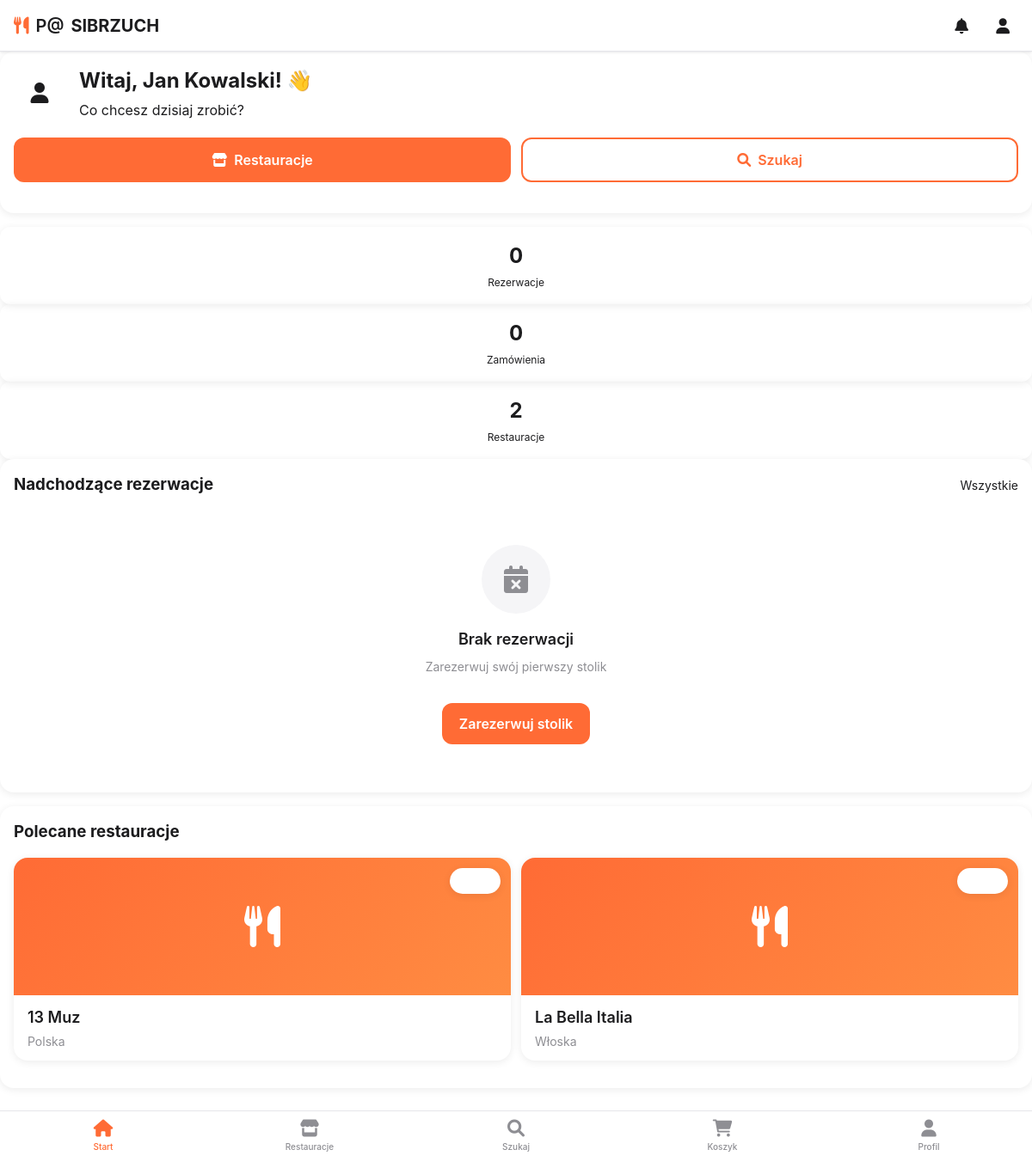
The app's page /client/dashboard (signed in) with its own data.
### models.py (models this page shows, shortened)
class Restaurant(db.Model):
    __tablename__ = 'restaurants'
    id = db.Column(db.Integer, primary_key=True)
    name = db.Column(db.String(100), nullable=False)
    address = db.Column(db.String(200))
    cuisine = db.Column(db.String(100))
    rating = db.Column(db.Float)
    delivery = db.Column(db.Boolean, default=False)
    reservation = db.Column(db.Boolean, default=True)
    opening_hours = db.Column(db.String(50))
    delivery_time = db.Column(db.String(50))

### app.py (the view)
@app.route('/client/dashboard')
@login_required
def client_dashboard():
    if session.get('role') != 'client':
        flash('Brak dostępu', 'danger')
        return redirect(url_for('login'))
    restaurants = Restaurant.query.all()
    return render_template(
        'client/dashboard_mobile.html',
        user_name=session['user_name'],
        restaurants=restaurants,
        reservations=[],
        orders=[]
    )

### app.py (called while the page is built)
@app.context_processor
def inject_now():
    return {'now': datetime.now()}

def login_required(f):
    @wraps(f)
    def decorated_function(*args, **kwargs):
        if 'user_id' not in session:
            flash('Proszę się zalogować', 'warning')
            return redirect(url_for('login'))
        return f(*args, **kwargs)
    return decorated_function

### templates/client/dashboard_mobile.html (shortened to what this page needs)
{% extends "mobile_layout.html" %}
{% block content %}
<div class="card">
    <div class="user-welcome">
        <div class="user-avatar">
            <i class="fas fa-user"></i>
        </div>
        <div>
            <h2 style="margin-bottom: 4px;">Witaj, {{ session.user_name }}! 👋</h2>
            <p style="color: var(--text-light);">Co chcesz dzisiaj zrobić?</p>
        </div>
    </div>
    <div class="dashboard-actions">
        <a href="{{ url_for('client_restaurants') }}" class="btn btn-primary">
            <i class="fas fa-store"></i>
            Restauracje
        </a>
        <a href="#" class="btn btn-outline">
            <i class="fas fa-search"></i>
            Szukaj
        </a>
    </div>
</div>
<div class="dashboard-stats">
    <div class="stat-card">
        <div class="stat-number">{{ reservations|default([])|length }}</div>
        <div class="stat-label">Rezerwacje</div>
    </div>
    <div class="stat-card">
        <div class="stat-number">{{ orders|default([])|length }}</div>
        <div class="stat-label">Zamówienia</div>
    </div>
    <div class="stat-card">
        <div class="stat-number">{{ restaurants|default([])|length }}</div>
        <div class="stat-label">Restauracje</div>
    </div>
</div>
<div class="card">
    <div style="display: flex; justify-content: space-between; align-items: center; margin-bottom: 16px;">
        <h3 style="margin: 0;">Nadchodzące rezerwacje</h3>
        <a href="#" style="color: var(--primary); text-decoration: none; font-size: 14px;">Wszystkie</a>
    </div>
    {% if reservations and reservations|length > 0 %}
    <div class="list">
        {% for res in reservations[:3] %}
        <div class="list-item">
            <div class="list-item-icon">
                <i class="fas fa-calendar-check"></i>
            </div>
            <div class="list-item-content">
                <div class="list-item-title">{{ res.restaurant_name }}</div>
                <div class="list-item-subtitle">
                    {{ res.date }} o {{ res.time }} • {{ res.people }} osoby
                </div>
                <div style="margin-top: 4px;">
                    <span class="badge badge-success">{{ res.status }}</span>
                </div>
            </div>
        </div>
        {% endfor %}
    </div>
    {% else %}
    <div class="empty-state">
        <div class="empty-state-icon">
            <i class="fas fa-calendar-times"></i>
        </div>
        <h4 class="empty-state-title">Brak rezerwacji</h4>
        <p class="empty-state-text">Zarezerwuj swój pierwszy stolik</p>
        <a href="{{ url_for('client_restaurants') }}" class="btn btn-primary" style="margin-top: 16px;">
            Zarezerwuj stolik
        </a>
    </div>
    {% endif %}
</div>
<div class="card">
    <h3 style="margin-bottom: 16px;">Polecane restauracje</h3>
    <div class="restaurant-grid-dashboard">
        {% for restaurant in restaurants[:4] %}
        <a href="{{ url_for('client_menu', restaurant_id=restaurant.id) }}" class="restaurant-card">
            <div class="restaurant-image">
                <i class="fas fa-utensils"></i>
                <div class="restaurant-badge">
                    <i class="fas fa-star"></i> {{ restaurant.rating }}
                </div>
            </div>
            <div class="restaurant-name">{{ restaurant.name }}</div>
            <div class="restaurant-info">{{ restaurant.cuisine }}</div>
        </a>
        {% endfor %}
    </div>
</div>
{% endblock %}

### static/css/mobile.css (style rules this page uses)
:root { --primary-orange: #FF6B35; --primary-orange-light: #FF8C42; --primary-orange-dark: #E55A2B; --white: #FFFFFF; --light-gray: #F5F5F7; --gray: #8E8E93; --dark-gray: #636366; --dark: #1C1C1E; --black: #000000; --success: #34C759; --warning: #FF9500; --danger: #FF3B30; --info: #007AFF; --background: #FFFFFF; --card-background: #FFFFFF; --shadow: 0 2px 10px rgba(0, 0, 0, 0.08); --shadow-heavy: 0 4px 20px rgba(0, 0, 0, 0.15); --radius-sm: 8px; --radius-md: 12px; --radius-lg: 16px; --radius-xl: 24px; --spacing-xs: 4px; --spacing-sm: 8px; --spacing-md: 16px; --spacing-lg: 24px; --spacing-xl: 32px; }
* { margin: 0; padding: 0; box-sizing: border-box; }
body { font-family: -apple-system, BlinkMacSystemFont, 'Segoe UI', Roboto, Oxygen, Ubuntu, Cantarell, sans-serif; background-color: var(--background); color: var(--dark); line-height: 1.5; -webkit-font-smoothing: antialiased; -moz-osx-font-smoothing: grayscale; }
.card { background-color: var(--card-background); border-radius: var(--radius-lg); padding: var(--spacing-md); margin-bottom: var(--spacing-md); box-shadow: var(--shadow); }
.btn { display: inline-flex; align-items: center; justify-content: center; padding: 12px 20px; border-radius: var(--radius-md); border: none; font-size: 16px; font-weight: 600; text-decoration: none; cursor: pointer; transition: all 0.2s; gap: 8px; }
.btn-primary { background-color: var(--primary-orange); color: white; }
.btn-outline { background-color: transparent; border: 2px solid var(--primary-orange); color: var(--primary-orange); }
.empty-state { text-align: center; padding: 40px 20px; }
.empty-state-icon { width: 80px; height: 80px; background-color: var(--light-gray); border-radius: 50%; display: flex; align-items: center; justify-content: center; margin: 0 auto 16px; font-size: 32px; color: var(--gray); }
.empty-state-title { font-size: 18px; font-weight: 600; margin-bottom: 8px; color: var(--dark); }
.empty-state-text { color: var(--gray); font-size: 14px; margin-bottom: 16px; }
.restaurant-card { display: block; text-decoration: none; color: inherit; background-color: var(--card-background); border-radius: var(--radius-lg); overflow: hidden; box-shadow: var(--shadow); margin-bottom: var(--spacing-md); }
.restaurant-image { width: 100%; height: 160px; background: linear-gradient(135deg, var(--primary-orange), var(--primary-orange-light)); display: flex; align-items: center; justify-content: center; color: white; font-size: 48px; position: relative; }
.restaurant-badge { position: absolute; top: 12px; right: 12px; background-color: var(--white); padding: 6px 12px; border-radius: 20px; font-size: 12px; font-weight: 600; box-shadow: var(--shadow); }
.restaurant-name { padding: 12px 16px 4px; font-size: 18px; font-weight: 600; color: var(--dark); }
.restaurant-info { padding: 0 16px 12px; font-size: 14px; color: var(--gray); }

### records on screen
Restaurant: name "13 Muz", cuisine "Polska"
Restaurant: name "La Bella Italia", cuisine "Włoska"

### other values on screen
{{ session.user_name }} "Jan Kowalski"
{{ reservations|default([])|length }} "0"
{{ orders|default([])|length }} "0"
{{ restaurants|default([])|length }} "2"
